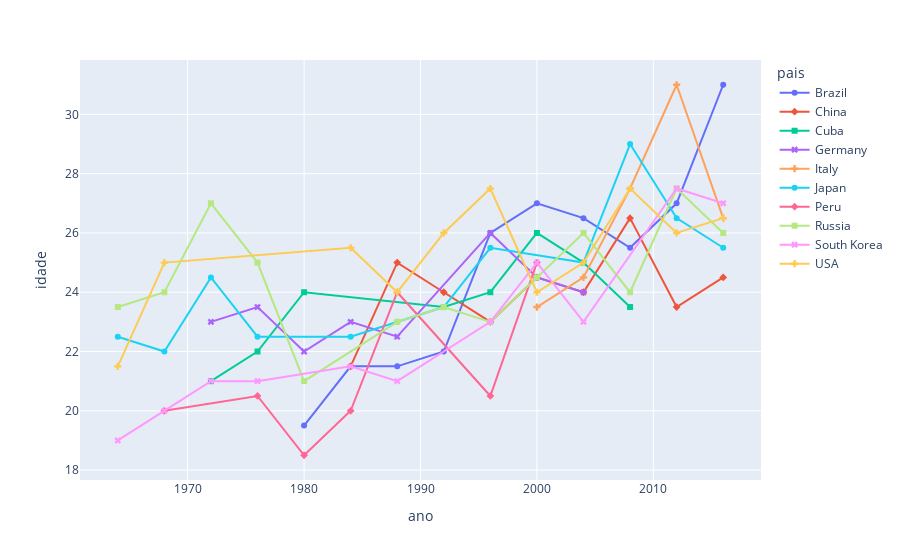

Write notebook code for a chart like this one.
### Code cell
plt.figure(figsize=(14,8))
fig = px.line(df_idades, x = 'ano', y = 'idade', color = 'pais', symbol = 'pais')
fig.show()
fig.write_html("media_idade_por_pais.html")

### Figure 1 — Plotly figure (JSON) as saved in the notebook; plotly's stock layout.template omitted (floating-point values rounded to 4 significant figures)
{"data": [{"hovertemplate": "pais=Brazil<br>ano=%{x}<br>idade=%{y}<extra></extra>", "legendgroup": "Brazil", "line": {"color": "#636efa", "dash": "solid"}, "marker": {"symbol": "circle"}, "mode": "markers+lines", "name": "Brazil", "orientation": "v", "showlegend": true, "type": "scatter", "x": [1980, 1984, 1988, 1992, 1996, 2000, 2004, 2008, 2012, 2016], "xaxis": "x", "y": [19.5, 21.5, 21.5, 22, 26, 27, 26.5, 25.5, 27, 31], "yaxis": "y"}, {"hovertemplate": "pais=China<br>ano=%{x}<br>idade=%{y}<extra></extra>", "legendgroup": "China", "line": {"color": "#EF553B", "dash": "solid"}, "marker": {"symbol": "diamond"}, "mode": "markers+lines", "name": "China", "orientation": "v", "showlegend": true, "type": "scatter", "x": [1984, 1988, 1992, 1996, 2000, 2004, 2008, 2012, 2016], "xaxis": "x", "y": [21.5, 25, 24, 23, 24.5, 24, 26.5, 23.5, 24.5], "yaxis": "y"}, {"hovertemplate": "pais=Cuba<br>ano=%{x}<br>idade=%{y}<extra></extra>", "legendgroup": "Cuba", "line": {"color": "#00cc96", "dash": "solid"}, "marker": {"symbol": "square"}, "mode": "markers+lines", "name": "Cuba", "orientation": "v", "showlegend": true, "type": "scatter", "x": [1972, 1976, 1980, 1992, 1996, 2000, 2004, 2008], "xaxis": "x", "y": [21, 22, 24, 23.5, 24, 26, 25, 23.5], "yaxis": "y"}, {"hovertemplate": "pais=Germany<br>ano=%{x}<br>idade=%{y}<extra></extra>", "legendgroup": "Germany", "line": {"color": "#ab63fa", "dash": "solid"}, "marker": {"symbol": "x"}, "mode": "markers+lines", "name": "Germany", "orientation": "v", "showlegend": true, "type": "scatter", "x": [1972, 1976, 1980, 1984, 1988, 1996, 2000, 2004], "xaxis": "x", "y": [23, 23.5, 22, 23, 22.5, 26, 24.5, 24], "yaxis": "y"}, {"hovertemplate": "pais=Italy<br>ano=%{x}<br>idade=%{y}<extra></extra>", "legendgroup": "Italy", "line": {"color": "#FFA15A", "dash": "solid"}, "marker": {"symbol": "cross"}, "mode": "markers+lines", "name": "Italy", "orientation": "v", "showlegend": true, "type": "scatter", "x": [2000, 2004, 2008, 2012, 2016], "xaxis": "x", "y": [23.5, 24.5, 27.5, 31, 26.5], "yaxis": "y"}, {"hovertemplate": "pais=Japan<br>ano=%{x}<br>idade=%{y}<extra></extra>", "legendgroup": "Japan", "line": {"color": "#19d3f3", "dash": "solid"}, "marker": {"symbol": "circle"}, "mode": "markers+lines", "name": "Japan", "orientation": "v", "showlegend": true, "type": "scatter", "x": [1964, 1968, 1972, 1976, 1984, 1988, 1992, 1996, 2004, 2008, 2012, 2016], "xaxis": "x", "y": [22.5, 22, 24.5, 22.5, 22.5, 23, 23.5, 25.5, 25, 29, 26.5, 25.5], "yaxis": "y"}, {"hovertemplate": "pais=Peru<br>ano=%{x}<br>idade=%{y}<extra></extra>", "legendgroup": "Peru", "line": {"color": "#FF6692", "dash": "solid"}, "marker": {"symbol": "diamond"}, "mode": "markers+lines", "name": "Peru", "orientation": "v", "showlegend": true, "type": "scatter", "x": [1968, 1976, 1980, 1984, 1988, 1996, 2000], "xaxis": "x", "y": [20, 20.5, 18.5, 20, 24, 20.5, 25], "yaxis": "y"}, {"hovertemplate": "pais=Russia<br>ano=%{x}<br>idade=%{y}<extra></extra>", "legendgroup": "Russia", "line": {"color": "#B6E880", "dash": "solid"}, "marker": {"symbol": "square"}, "mode": "markers+lines", "name": "Russia", "orientation": "v", "showlegend": true, "type": "scatter", "x": [1964, 1968, 1972, 1976, 1980, 1988, 1992, 1996, 2000, 2004, 2008, 2012, 2016], "xaxis": "x", "y": [23.5, 24, 27, 25, 21, 23, 23.5, 23, 24.5, 26, 24, 27.5, 26], "yaxis": "y"}, {"hovertemplate": "pais=South Korea<br>ano=%{x}<br>idade=%{y}<extra></extra>", "legendgroup": "South Korea", "line": {"color": "#FF97FF", "dash": "solid"}, "marker": {"symbol": "x"}, "mode": "markers+lines", "name": "South Korea", "orientation": "v", "showlegend": true, "type": "scatter", "x": [1964, 1968, 1972, 1976, 1984, 1988, 1996, 2000, 2004, 2012, 2016], "xaxis": "x", "y": [19, 20, 21, 21, 21.5, 21, 23, 25, 23, 27.5, 27], "yaxis": "y"}, {"hovertemplate": "pais=USA<br>ano=%{x}<br>idade=%{y}<extra></extra>", "legendgroup": "USA", "line": {"color": "#FECB52", "dash": "solid"}, "marker": {"symbol": "cross"}, "mode": "markers+lines", "name": "USA", "orientation": "v", "showlegend": true, "type": "scatter", "x": [1964, 1968, 1984, 1988, 1992, 1996, 2000, 2004, 2008, 2012, 2016], "xaxis": "x", "y": [21.5, 25, 25.5, 24, 26, 27.5, 24, 25, 27.5, 26, 26.5], "yaxis": "y"}], "layout": {"legend": {"title": {"text": "pais"}, "tracegroupgap": 0}, "margin": {"t": 60}, "xaxis": {"anchor": "y", "domain": [0, 1], "title": {"text": "ano"}}, "yaxis": {"anchor": "x", "domain": [0, 1], "title": {"text": "idade"}}}}
